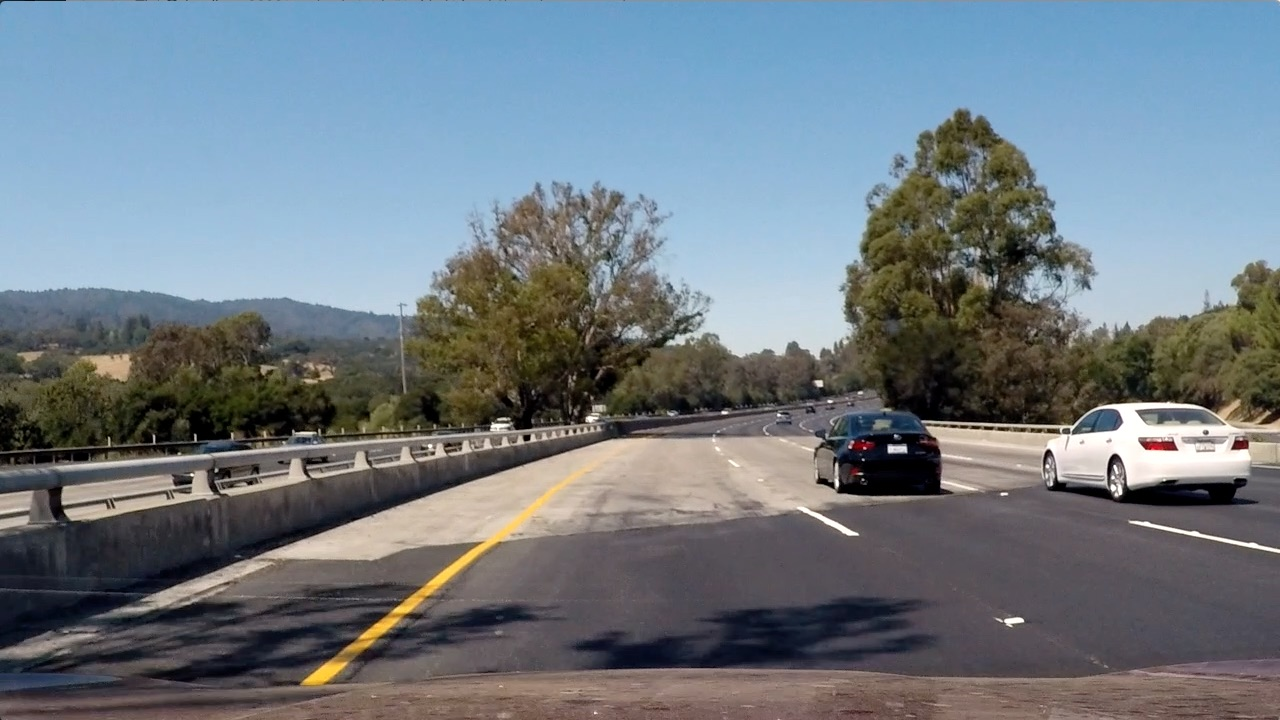
#> input picture test_images/test4.jpg, 1280 x 720 px
$ jupyter execute --allow-errors vehicle_detection_t1.ipynb   (shell and % lines are left out)   (older library calls are emulated)
#> lines starting #> are read from the running program, lines starting #| are printed output that depends on the picture; after the words box and inside, x2 and y2 are one past the last pixel; in counts of white or black regions, pixels touching at a corner belong together
#### Loading the images

[cell 1]
import numpy as np
import cv2
import matplotlib.pyplot as plt
import glob
from skimage.feature import hog
from scipy.ndimage.measurements import label

[cell 2]
#----------------------------------------------
# Get Spatial binning return 32*32 features
#----------------------------------------------

# [72 lines left out: functions spatial_bin_feat, color_hist, hog_features, get_all_features, not called in this run]

[cell 3]
non_vehicle_paths = ["non-vehicles/Extras/*.png", "non-vehicles/GTI/*.png"]

vehicle_paths = ["vehicles/GTI_Far/*.png", "vehicles/GTI_Left/*.png", "vehicles/GTI_Right/*.png",
                    "vehicles/GTI_MiddleClose/*.png", "vehicles/KITTI_extracted/*.png"]

non_vehicle_filenames = []
vehicle_filenames = []

for path in non_vehicle_paths:
    non_vehicle_filenames += glob.glob(path)

for path in vehicle_paths:
    vehicle_filenames += glob.glob(path)

# print(non_vehicle_filenames[0])
# print(vehicle_filenames[0])

[cell 4]
print("#Vehicles :",len(vehicle_filenames),"#Non-Vehicles:",len(non_vehicle_filenames))
## #Vehicles : 8792 #Non-Vehicles: 8968

#> (the rest of this cell did not finish here and is left out)

[cell 5]
# print(np.max(nv_img),np.min(nv_img)) #0.8117647 0.015686275
# print(v_img.shape) #(64, 64, 3)
all_img_features = []
for idx in range(len(vehicle_filenames)):
    # to get all the feature
    v_img = cv2.imread(vehicle_filenames[idx])
    v_img = cv2.cvtColor(v_img,cv2.COLOR_BGR2RGB)
    img_feature = get_all_features(v_img)
    img_feature = img_feature.tolist()
    all_img_features.append(img_feature)
# print(all_img_features.size)
print(len(all_img_features))

for nv_idx in range(len(non_vehicle_filenames)):
    # to get all the feature
    nv_img = cv2.imread(non_vehicle_filenames[nv_idx])
    nv_img = cv2.cvtColor(nv_img,cv2.COLOR_BGR2RGB)
    img_feature = get_all_features(nv_img)
    img_feature = img_feature.tolist()
    all_img_features.append(img_feature)

# one hot encoded vectors is_car = 1 if its a car
is_car = np.ones(len(vehicle_filenames))
is_car = is_car.tolist()
# print(len(is_car))
non_car = np.zeros(len(non_vehicle_filenames))
non_car = non_car.tolist()
is_car += non_car
print(len(is_car))

[cell 6]
# writing feature vectors in pickle file
import pickle
output_f = open('features_t1.pkl','wb')
output_h = open('onehot_t1.pkl','wb')
pickle.dump(all_img_features,output_f)
pickle.dump(is_car,output_h)

[cell 7]
import pickle
f_file = open('features_t1.pkl','rb')
h_file = open('onehot_t1.pkl','rb')
#> (the rest of this cell did not finish here and is left out)

[cell 8]
#-----------------------------
# Training the SVN model
#-----------------------------
from sklearn.preprocessing import StandardScaler
from sklearn.cross_validation import train_test_split
from sklearn.svm import SVC

# [14 lines left out: function train_model, not called in this run]

[cell 9]
import time
start_time = time.time()
#> (the rest of this cell did not finish here and is left out)

[cell 10]
# #-----------------------------------
# #   Predicting (for Y=Testing)
# #-----------------------------------
# print(len(scaled_X_test[0]))
t1 = time.time()
#> (the rest of this cell did not finish here and is left out)

[cell 11]
# [9 lines of commented-out code are left out]

[cell 12]
#--------------------------------------------------
# Windowing Functions
#--------------------------------------------------
def slide_window(img, x_start_stop=[None, None], y_start_stop=[None, None],xy_window=(64, 64), xy_overlap=(0.5, 0.5)):
    # If x and/or y start/stop positions not defined, set to image size
    if x_start_stop[0] == None:
        x_start_stop[0] = 0
    if x_start_stop[1] == None:
        x_start_stop[1] = img.shape[1]
    if y_start_stop[0] == None:
        y_start_stop[0] = 0
    if y_start_stop[1] == None:
        y_start_stop[1] = img.shape[0]
    # Compute the span of the region to be searched
    xspan = x_start_stop[1] - x_start_stop[0]
    yspan = y_start_stop[1] - y_start_stop[0]
    # Compute the number of pixels per step in x/y
    nx_pix_per_step = np.int(xy_window[0]*(1 - xy_overlap[0]))
    ny_pix_per_step = np.int(xy_window[1]*(1 - xy_overlap[1]))
    # Compute the number of windows in x/y
    nx_buffer = np.int(xy_window[0]*(xy_overlap[0]))
    ny_buffer = np.int(xy_window[1]*(xy_overlap[1]))
    nx_windows = np.int((xspan-nx_buffer)/nx_pix_per_step)
    ny_windows = np.int((yspan-ny_buffer)/ny_pix_per_step)
    # Initialize a list to append window positions to
    window_list = []
    # Loop through finding x and y window positions
    # Note: you could vectorize this step, but in practice
    # you'll be considering windows one by one with your
    # classifier, so looping makes sense
    for ys in range(ny_windows):
        for xs in range(nx_windows):
            # Calculate window position
            startx = xs*nx_pix_per_step + x_start_stop[0]
            endx = startx + xy_window[0]
            starty = ys*ny_pix_per_step + y_start_stop[0]
            endy = starty + xy_window[1]
            # Append window position to list
            window_list.append(((startx, starty), (endx, endy)))
    # Return the list of windows
    return window_list
def draw_boxes(img, bboxes, color=(0, 0, 255), thick=1):
    # Make a copy of the image
    imcopy = np.copy(img)
    # Iterate through the bounding boxes
    for bbox in bboxes:
        # Draw a rectangle given bbox coordinates
        cv2.rectangle(imcopy, bbox[0], bbox[1], color, thick)
    # Return the image copy with boxes drawn
    return imcopy

def all_windows(img):
    test_img = np.copy(img)
    x_start_stop=[640,860]
    y_start_stop=[380, 460]
    w1 = slide_window(test_img, x_start_stop, y_start_stop,xy_window=(64, 64), xy_overlap=(0.7, 0.7))
    x_start_stop=[570,1050]
    y_start_stop=[400, 490]
    w1.extend(slide_window(test_img, x_start_stop, y_start_stop,xy_window=(80, 80), xy_overlap=(0.8, 0.8)))
    y_start_stop=[370, 540]

    x_start_stop=[570,1280]
    w1.extend(slide_window(test_img, x_start_stop, y_start_stop,xy_window=(100, 100), xy_overlap=(0.65, 0.65)))
    y_start_stop=[410, 590]
    w1.extend(slide_window(test_img, x_start_stop, y_start_stop,xy_window=(120, 120), xy_overlap=(0.7, 0.7)))
    w1.extend(slide_window(test_img, x_start_stop, y_start_stop,xy_window=(140, 140), xy_overlap=(0.6, 0.7)))
    windows_img = draw_boxes(test_img,w1)
    #plt.imshow(windows_img)
    plt.imsave('windowsNew.jpg',windows_img)
    return w1

# passed args source image,Classifier object,all windows
# [51 lines left out: functions search_window_obj, add_heat, apply_threshold, draw_labeled_bboxes, not called in this run]

[cell 13]
#-------------for plotting windows
test_img = plt.imread('./test_images/test4.jpg')
#> test_img is the input picture: shape (720, 1280, 3); mean R, G, B 112.2, 122.7, 130.9
plt.imshow(test_img)
windows = all_windows(test_img)
#> in all_windows, `w1 = slide_window(test_img, x_start_stop, y_start_stop,xy_window=(64, ..`: w1 = [((640, 380), (704, 444)), ((659, 380), (723, 444)), ((678, 380), (742, 444)), ((697, 380), (761, 444)), ((716, 380), (780, 444)), ((735, 380), (799, 444)), ((754, 380), (818, 444)), ((773, 380), (837, 444)), ((792, 380), (856, 444))]
#> the loop in draw_boxes, `for bbox in bboxes:` made 135 passes
#> bbox on passes 1 to 12: ((640, 380), (704, 444)), ((659, 380), (723, 444)), ((678, 380), (742, 444)), ((697, 380), (761, 444)), ((716, 380), (780, 444)), ((735, 380), (799, 444)), ((754, 380), (818, 444)), ((773, 380), (837, 444)), ((792, 380), (856, 444)), ((570, 400), (650, 480)), ((585, 400), (665, 480)), ((600, 400), (680, 480))
#> after the loop in draw_boxes, `for bbox in bboxes:`: imcopy: shape (720, 1280, 3); 2.7% of pixels changed, all inside (x1, y1, x2, y2) = (570, 370, 1271, 567)
#> windows = 135 items
windows_img = draw_boxes(test_img,windows)
#> the loop in draw_boxes (call 2), `for bbox in bboxes:` made 135 passes
# plt.imshow(windows_img)
plt.imsave('windows.jpg',windows_img)

#### Pipeline

[cell 14]
def pipeline(frame_img):
    windows = all_windows(frame_img)
    hot_window = search_window_obj(frame_img,svc,windows)
    print(len(hot_window))
    # windows_img = draw_boxes(frame_img,hot_window)
    #plt.imsave('detected.jpg',windows_img)

    heat = np.zeros_like(frame_img[:,:,0]).astype(np.float)

    # Add heat to each box in box list
    heat = add_heat(heat,hot_window)

    # Apply threshold to help remove false positives
    heat = apply_threshold(heat,3)

    # Visualize the heatmap when displaying
    heatmap = np.clip(heat, 0, 255)

    # Find final boxes from heatmap using label function
    labels = label(heatmap)
    # print(type(labels))

    # to remove false positives
    heat_thrshold = [40,40]
    draw_img = draw_labeled_bboxes(np.copy(frame_img), labels ,heat_thrshold)
    return draw_img

#### Video Processsing

[cell 15]
# [6 lines of commented-out code are left out]

[cell 16]
# # pipeline testing
f_img = plt.imread('./test_images/test6.jpg')
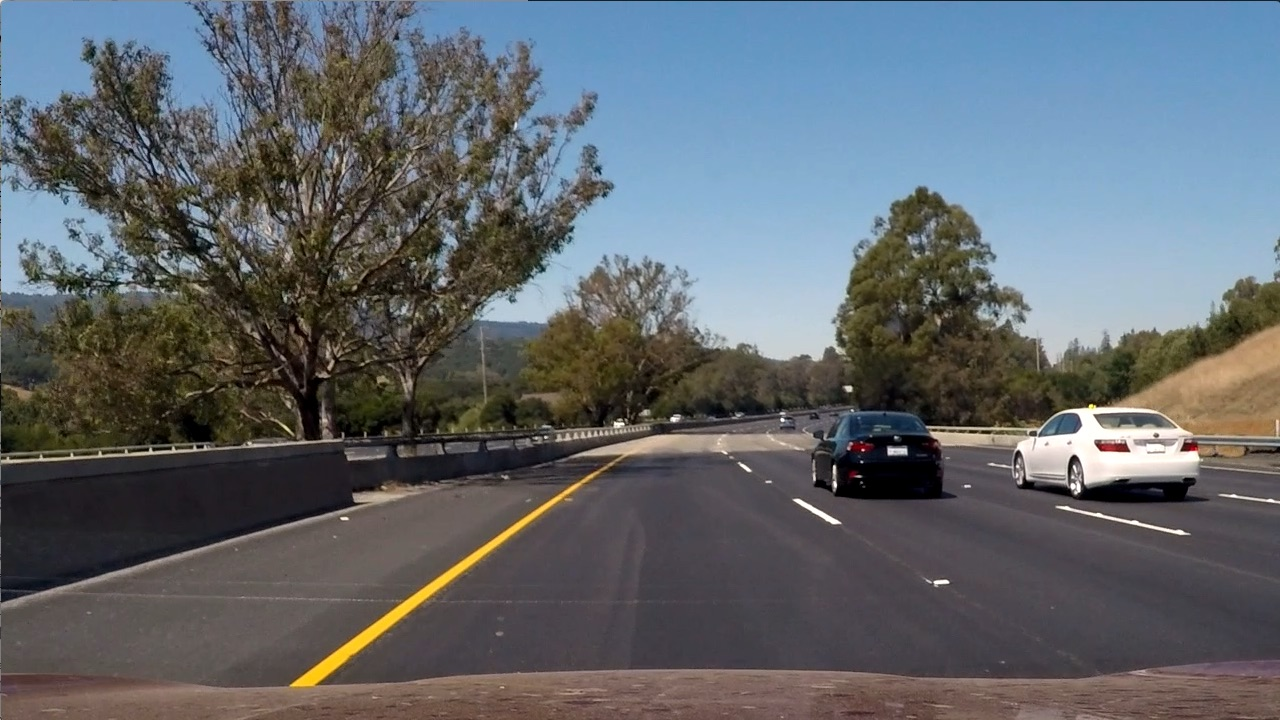
#> input picture test_images/test6.jpg, 1280 x 720 px
#> f_img is the input picture: shape (720, 1280, 3); mean R, G, B 97, 102.6, 107.9
#> (the rest of this cell did not finish here and is left out)

plt.subplot(1,3,1)
plt.title("Image6")
plt.imshow(f_img)
plt.subplot(1,3,2)
plt.title("Heatmap")
plt.imshow(heatmap,cmap = 'hot')
plt.subplot(1,3,3)
plt.title("Detection")
plt.imshow(ret_img)

[cell 17]
#---- for testing
from scipy.ndimage.measurements import label
frame_img = plt.imread('./test_images/test5.jpg')
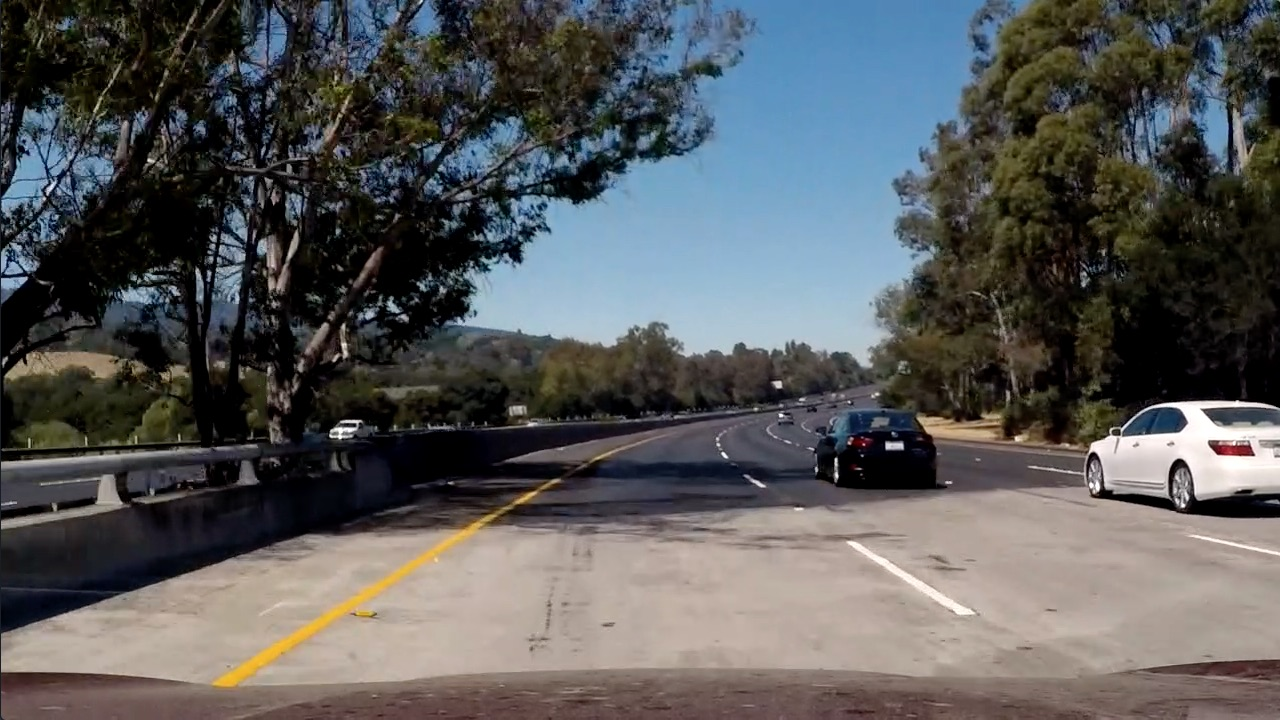
#> input picture test_images/test5.jpg, 1280 x 720 px
#> frame_img is the input picture: shape (720, 1280, 3); mean R, G, B 88.5, 89.3, 89.8
# t1 = time.time()
windows = all_windows(frame_img)
#> call 4 of draw_boxes, with color = (0, 0, 255), thick = 1
#> the loop in draw_boxes (call 4), `for bbox in bboxes:` made 135 passes
#> after the loop in draw_boxes (call 4), `for bbox in bboxes:`:
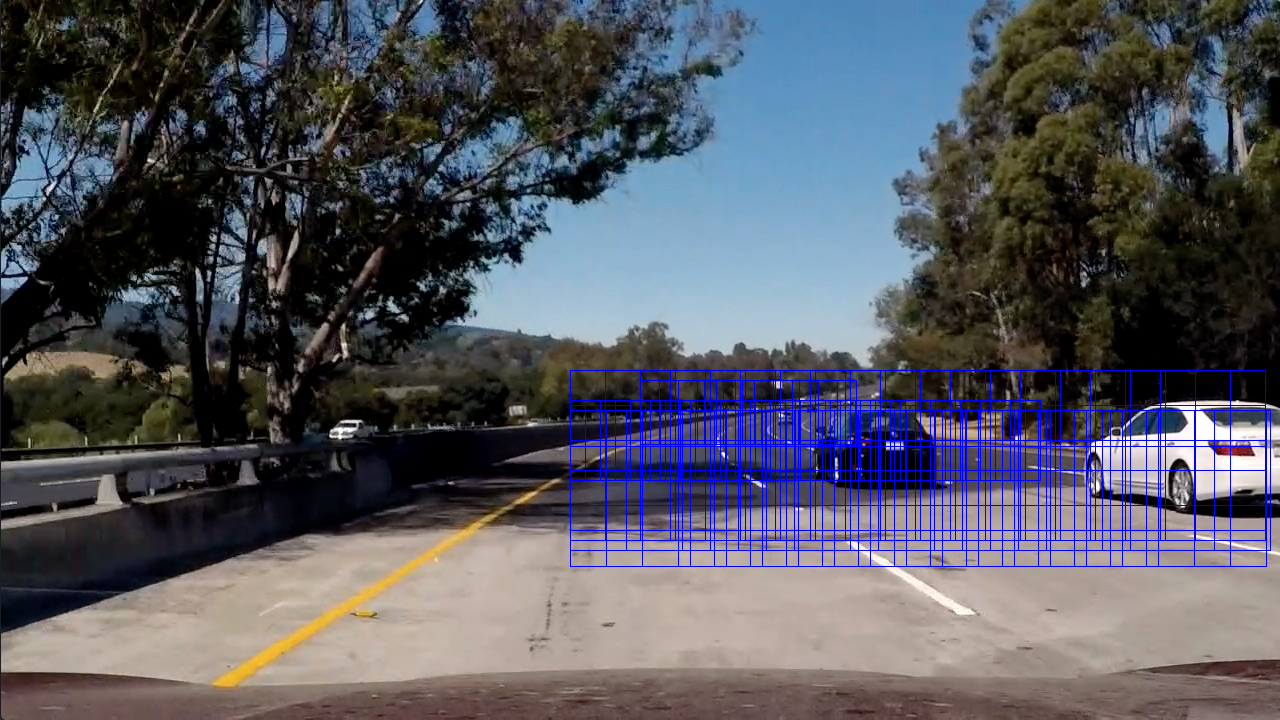
#> imcopy: shape (720, 1280, 3); 2.7% of pixels changed, all inside (x1, y1, x2, y2) = (570, 370, 1271, 567)
#> in all_windows (call 3), `plt.imsave('windowsNew.jpg',windows_img)`:
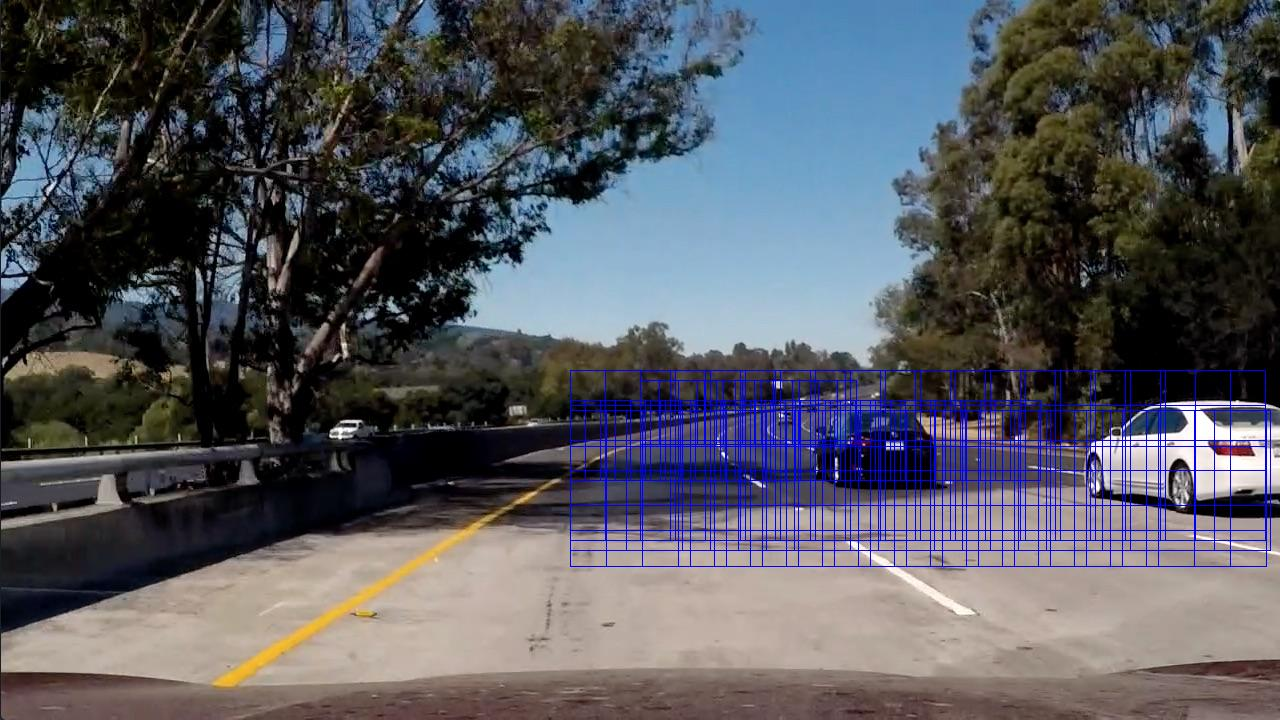
#> saved as windowsNew.jpg: shape (720, 1280, 3); mean R, G, B 85.8, 86.9, 94.1
print('Total windows',len(windows))
#| Total windows 135
#> (the rest of this cell did not finish here and is left out)
